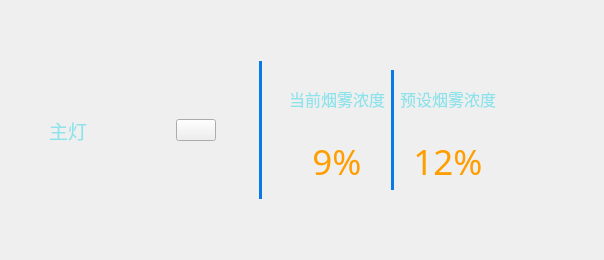
<?xml version="1.0" encoding="UTF-8"?>
<ui version="4.0">
 <class>KitchenWidget</class>
 <widget class="QWidget" name="KitchenWidget">
  <property name="geometry">
   <rect>
    <x>0</x>
    <y>0</y>
    <width>604</width>
    <height>260</height>
   </rect>
  </property>
  <property name="windowTitle">
   <string>Form</string>
  </property>
  <layout class="QHBoxLayout" name="horizontalLayout_6">
   <item>
    <layout class="QGridLayout" name="gridLayout_2">
     <item row="0" column="1">
      <spacer name="verticalSpacer">
       <property name="orientation">
        <enum>Qt::Vertical</enum>
       </property>
       <property name="sizeType">
        <enum>QSizePolicy::Maximum</enum>
       </property>
       <property name="sizeHint" stdset="0">
        <size>
         <width>20</width>
         <height>50</height>
        </size>
       </property>
      </spacer>
     </item>
     <item row="1" column="0">
      <spacer name="horizontalSpacer_3">
       <property name="orientation">
        <enum>Qt::Horizontal</enum>
       </property>
       <property name="sizeType">
        <enum>QSizePolicy::Maximum</enum>
       </property>
       <property name="sizeHint" stdset="0">
        <size>
         <width>40</width>
         <height>20</height>
        </size>
       </property>
      </spacer>
     </item>
     <item row="1" column="1">
      <layout class="QHBoxLayout" name="horizontalLayout_5">
       <property name="spacing">
        <number>18</number>
       </property>
       <item>
        <widget class="QWidget" name="widget_light_top" native="true">
         <property name="sizePolicy">
          <sizepolicy hsizetype="Maximum" vsizetype="Maximum">
           <horstretch>0</horstretch>
           <verstretch>0</verstretch>
          </sizepolicy>
         </property>
         <property name="maximumSize">
          <size>
           <width>340</width>
           <height>200</height>
          </size>
         </property>
         <layout class="QHBoxLayout" name="horizontalLayout">
          <property name="leftMargin">
           <number>10</number>
          </property>
          <property name="topMargin">
           <number>25</number>
          </property>
          <property name="rightMargin">
           <number>25</number>
          </property>
          <property name="bottomMargin">
           <number>25</number>
          </property>
          <item>
           <widget class="QLabel" name="lab_light_main">
            <property name="font">
             <font>
              <family>微软雅黑</family>
              <pointsize>14</pointsize>
              <weight>50</weight>
              <italic>false</italic>
              <bold>false</bold>
             </font>
            </property>
            <property name="styleSheet">
             <string notr="true">color: rgb(142, 227, 235);
font: 14pt &quot;微软雅黑&quot;;</string>
            </property>
            <property name="text">
             <string>主灯</string>
            </property>
           </widget>
          </item>
          <item>
           <widget class="QLabel" name="label_light_main">
            <property name="sizePolicy">
             <sizepolicy hsizetype="Maximum" vsizetype="Preferred">
              <horstretch>0</horstretch>
              <verstretch>0</verstretch>
             </sizepolicy>
            </property>
            <property name="minimumSize">
             <size>
              <width>60</width>
              <height>0</height>
             </size>
            </property>
            <property name="maximumSize">
             <size>
              <width>60</width>
              <height>16777215</height>
             </size>
            </property>
            <property name="styleSheet">
             <string notr="true"/>
            </property>
            <property name="text">
             <string/>
            </property>
           </widget>
          </item>
          <item>
           <spacer name="horizontalSpacer">
            <property name="orientation">
             <enum>Qt::Horizontal</enum>
            </property>
            <property name="sizeType">
             <enum>QSizePolicy::Maximum</enum>
            </property>
            <property name="sizeHint" stdset="0">
             <size>
              <width>30</width>
              <height>20</height>
             </size>
            </property>
           </spacer>
          </item>
          <item>
           <widget class="mySwitchButton" name="pbn_light_main">
            <property name="text">
             <string/>
            </property>
           </widget>
          </item>
         </layout>
        </widget>
       </item>
       <item>
        <widget class="QLabel" name="label_div">
         <property name="sizePolicy">
          <sizepolicy hsizetype="Maximum" vsizetype="Preferred">
           <horstretch>0</horstretch>
           <verstretch>0</verstretch>
          </sizepolicy>
         </property>
         <property name="maximumSize">
          <size>
           <width>3</width>
           <height>16777215</height>
          </size>
         </property>
         <property name="styleSheet">
          <string notr="true">background-color: rgb(7, 122, 229);</string>
         </property>
         <property name="text">
          <string/>
         </property>
        </widget>
       </item>
       <item>
        <widget class="QWidget" name="widget_right" native="true">
         <property name="maximumSize">
          <size>
           <width>16777215</width>
           <height>160</height>
          </size>
         </property>
         <layout class="QHBoxLayout" name="horizontalLayout_3">
          <property name="spacing">
           <number>0</number>
          </property>
          <property name="margin">
           <number>0</number>
          </property>
          <item>
           <layout class="QHBoxLayout" name="horizontalLayout_4">
            <item>
             <widget class="QWidget" name="widget_temp" native="true">
              <property name="sizePolicy">
               <sizepolicy hsizetype="Maximum" vsizetype="Preferred">
                <horstretch>0</horstretch>
                <verstretch>0</verstretch>
               </sizepolicy>
              </property>
              <property name="maximumSize">
               <size>
                <width>300</width>
                <height>220</height>
               </size>
              </property>
              <layout class="QGridLayout" name="gridLayout">
               <item row="0" column="0">
                <widget class="QLabel" name="label_2">
                 <property name="font">
                  <font>
                   <family>楷体</family>
                   <pointsize>12</pointsize>
                  </font>
                 </property>
                 <property name="styleSheet">
                  <string notr="true">color: rgb(142, 227, 235);</string>
                 </property>
                 <property name="text">
                  <string>当前烟雾浓度</string>
                 </property>
                 <property name="alignment">
                  <set>Qt::AlignCenter</set>
                 </property>
                </widget>
               </item>
               <item row="1" column="0">
                <widget class="QLabel" name="label_cur_smoke">
                 <property name="font">
                  <font>
                   <family>楷体</family>
                   <pointsize>26</pointsize>
                  </font>
                 </property>
                 <property name="styleSheet">
                  <string notr="true">color: rgb(255, 158, 0);</string>
                 </property>
                 <property name="text">
                  <string>9%</string>
                 </property>
                 <property name="alignment">
                  <set>Qt::AlignCenter</set>
                 </property>
                </widget>
               </item>
               <item row="0" column="1" rowspan="2">
                <widget class="QLabel" name="label">
                 <property name="sizePolicy">
                  <sizepolicy hsizetype="Preferred" vsizetype="Expanding">
                   <horstretch>0</horstretch>
                   <verstretch>0</verstretch>
                  </sizepolicy>
                 </property>
                 <property name="minimumSize">
                  <size>
                   <width>3</width>
                   <height>0</height>
                  </size>
                 </property>
                 <property name="maximumSize">
                  <size>
                   <width>3</width>
                   <height>16777215</height>
                  </size>
                 </property>
                 <property name="styleSheet">
                  <string notr="true">background-color: rgb(7, 122, 229);</string>
                 </property>
                 <property name="text">
                  <string/>
                 </property>
                </widget>
               </item>
               <item row="0" column="2">
                <widget class="QLabel" name="label_3">
                 <property name="font">
                  <font>
                   <family>楷体</family>
                   <pointsize>12</pointsize>
                  </font>
                 </property>
                 <property name="styleSheet">
                  <string notr="true">color: rgb(142, 227, 235);</string>
                 </property>
                 <property name="text">
                  <string>预设烟雾浓度</string>
                 </property>
                 <property name="alignment">
                  <set>Qt::AlignCenter</set>
                 </property>
                </widget>
               </item>
               <item row="1" column="2">
                <widget class="QLabel" name="label_set_smoke">
                 <property name="font">
                  <font>
                   <family>楷体</family>
                   <pointsize>26</pointsize>
                  </font>
                 </property>
                 <property name="styleSheet">
                  <string notr="true">color: rgb(255, 158, 0);</string>
                 </property>
                 <property name="text">
                  <string>12%</string>
                 </property>
                 <property name="alignment">
                  <set>Qt::AlignCenter</set>
                 </property>
                </widget>
               </item>
              </layout>
             </widget>
            </item>
            <item>
             <layout class="QVBoxLayout" name="verticalLayout">
              <property name="spacing">
               <number>0</number>
              </property>
              <item>
               <widget class="QToolButton" name="tbn_smoke_sub">
                <property name="sizePolicy">
                 <sizepolicy hsizetype="Maximum" vsizetype="Maximum">
                  <horstretch>0</horstretch>
                  <verstretch>0</verstretch>
                 </sizepolicy>
                </property>
                <property name="minimumSize">
                 <size>
                  <width>60</width>
                  <height>60</height>
                 </size>
                </property>
                <property name="styleSheet">
                 <string notr="true">color: rgb(142, 227, 235);
font: 11pt &quot;微软雅黑&quot;;</string>
                </property>
                <property name="text">
                 <string/>
                </property>
                <property name="autoRaise">
                 <bool>true</bool>
                </property>
               </widget>
              </item>
              <item>
               <widget class="QToolButton" name="tbn_smoke_add">
                <property name="sizePolicy">
                 <sizepolicy hsizetype="Maximum" vsizetype="Maximum">
                  <horstretch>0</horstretch>
                  <verstretch>0</verstretch>
                 </sizepolicy>
                </property>
                <property name="minimumSize">
                 <size>
                  <width>60</width>
                  <height>60</height>
                 </size>
                </property>
                <property name="font">
                 <font>
                  <family>微软雅黑</family>
                  <pointsize>11</pointsize>
                  <weight>50</weight>
                  <italic>false</italic>
                  <bold>false</bold>
                 </font>
                </property>
                <property name="styleSheet">
                 <string notr="true">color: rgb(142, 227, 235);
font: 11pt &quot;微软雅黑&quot;;</string>
                </property>
                <property name="text">
                 <string/>
                </property>
                <property name="toolButtonStyle">
                 <enum>Qt::ToolButtonTextUnderIcon</enum>
                </property>
                <property name="autoRaise">
                 <bool>true</bool>
                </property>
               </widget>
              </item>
             </layout>
            </item>
           </layout>
          </item>
         </layout>
        </widget>
       </item>
      </layout>
     </item>
     <item row="1" column="2">
      <spacer name="horizontalSpacer_4">
       <property name="orientation">
        <enum>Qt::Horizontal</enum>
       </property>
       <property name="sizeType">
        <enum>QSizePolicy::Maximum</enum>
       </property>
       <property name="sizeHint" stdset="0">
        <size>
         <width>40</width>
         <height>20</height>
        </size>
       </property>
      </spacer>
     </item>
     <item row="2" column="1">
      <spacer name="verticalSpacer_2">
       <property name="orientation">
        <enum>Qt::Vertical</enum>
       </property>
       <property name="sizeType">
        <enum>QSizePolicy::Maximum</enum>
       </property>
       <property name="sizeHint" stdset="0">
        <size>
         <width>20</width>
         <height>50</height>
        </size>
       </property>
      </spacer>
     </item>
    </layout>
   </item>
  </layout>
 </widget>
 <customwidgets>
  <customwidget>
   <class>mySwitchButton</class>
   <extends>QPushButton</extends>
   <header>myswitchbutton.h</header>
  </customwidget>
 </customwidgets>
 <resources/>
 <connections/>
</ui>
